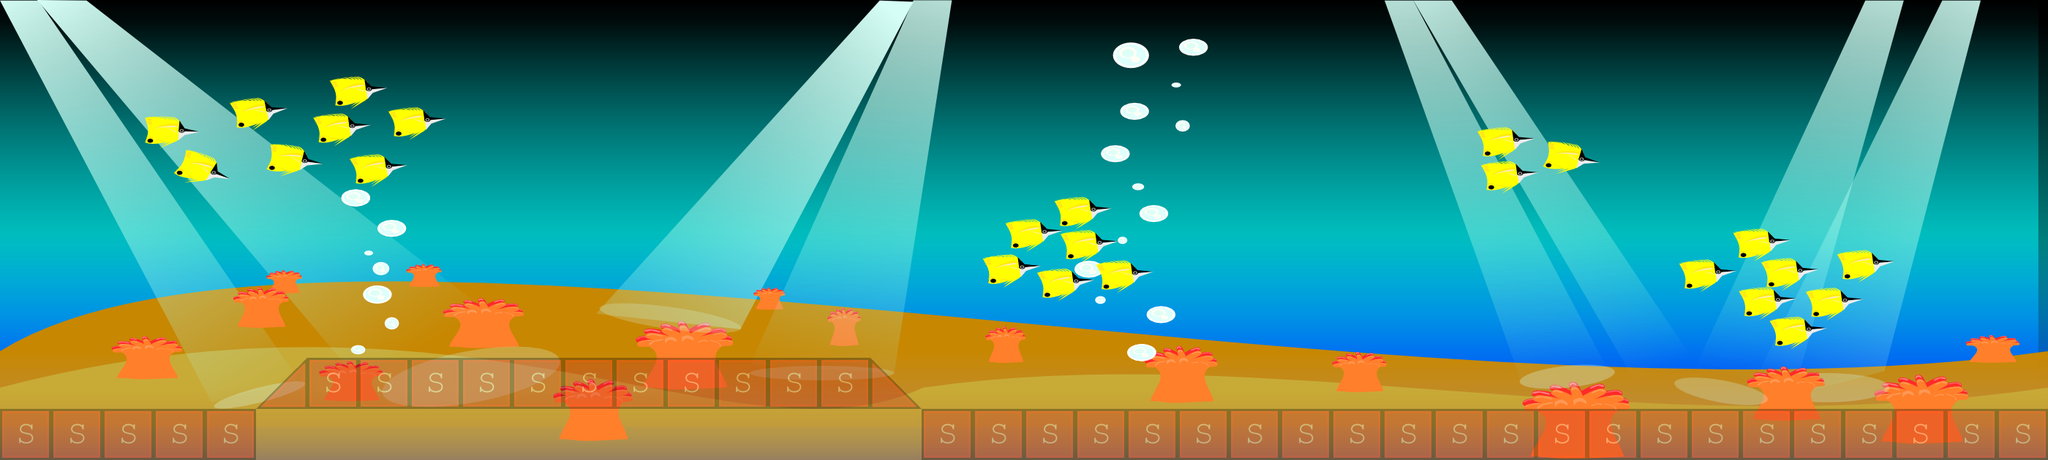

The image is a tile-based game level rendered from a .tmx file. Its description and source (layers, tilesets, objects; grid data summarised) follow:
An orthogonal 40x9 tile map with 70x70 px tiles, 2 tile layers (background1, collision), 2 tilesets and 2 objects (PlayerBase, EnemyBase).

<map version="1.0" orientation="orthogonal" renderorder="right-down" width="40" height="9" tilewidth="70" tileheight="70">
 <tileset firstgid="1" name="meta-tiles" tilewidth="70" tileheight="70">
  <image source="../img/meta-tiles.png" width="350" height="70" />
  <tile id="1">
   <properties>
    <property name="type" value="lslope" />
   </properties>
  </tile>
  <tile id="3">
   <properties>
    <property name="type" value="rslope" />
   </properties>
  </tile>
  <tile id="4">
   <properties>
    <property name="type" value="solid" />
   </properties>
  </tile>
 </tileset>
 <tileset firstgid="6" name="Background3" tilewidth="70" tileheight="70">
  <image source="../img/Background3.png" width="2800" height="631" />
 </tileset>
 <layer name="background1" width="40" height="9">
  <data>[360 cells, 360 non-empty, 360 distinct tile ids]</data>
 </layer>
 <layer name="collision" width="40" height="9" opacity="0.3">
  <data>[360 cells, 40 non-empty, 3 distinct tile ids]</data>
 </layer>
 <objectgroup name="Bases">
  <object name="PlayerBase" x="490.667" y="349.333" width="68" height="138.667" />
  <object name="EnemyBase" x="2590.67" y="420" width="68" height="137.333" />
 </objectgroup>
</map>
